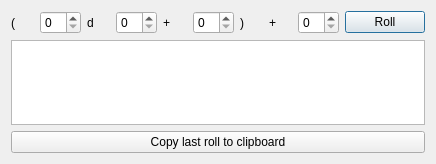
<?xml version="1.0" encoding="UTF-8"?>
<ui version="4.0">
 <class>ManualDiceRoller</class>
 <widget class="QDialog" name="ManualDiceRoller">
  <property name="geometry">
   <rect>
    <x>0</x>
    <y>0</y>
    <width>436</width>
    <height>164</height>
   </rect>
  </property>
  <property name="windowTitle">
   <string>Dialog</string>
  </property>
  <layout class="QVBoxLayout" name="verticalLayout">
   <item>
    <layout class="QHBoxLayout" name="horizontalLayout">
     <item>
      <widget class="QLabel" name="label_2">
       <property name="text">
        <string>(</string>
       </property>
      </widget>
     </item>
     <item>
      <widget class="QSpinBox" name="spinBoxDiceNum"/>
     </item>
     <item>
      <widget class="QLabel" name="label">
       <property name="text">
        <string>d</string>
       </property>
      </widget>
     </item>
     <item>
      <widget class="QSpinBox" name="spinBoxDiceFaces"/>
     </item>
     <item>
      <widget class="QLabel" name="label_4">
       <property name="text">
        <string>+</string>
       </property>
      </widget>
     </item>
     <item>
      <widget class="QSpinBox" name="spinBoxDiceInvMod"/>
     </item>
     <item>
      <widget class="QLabel" name="label_3">
       <property name="text">
        <string>)</string>
       </property>
      </widget>
     </item>
     <item>
      <widget class="QLabel" name="label_5">
       <property name="text">
        <string>+</string>
       </property>
      </widget>
     </item>
     <item>
      <widget class="QSpinBox" name="spinBoxDiceTotalMod"/>
     </item>
     <item>
      <widget class="QPushButton" name="pushButton">
       <property name="text">
        <string>Roll</string>
       </property>
      </widget>
     </item>
    </layout>
   </item>
   <item>
    <widget class="QPlainTextEdit" name="plainTextEditDiceOutput">
     <property name="textInteractionFlags">
      <set>Qt::TextEditorInteraction</set>
     </property>
    </widget>
   </item>
   <item>
    <widget class="QPushButton" name="pushButton_2">
     <property name="text">
      <string>Copy last roll to clipboard</string>
     </property>
    </widget>
   </item>
  </layout>
 </widget>
 <resources/>
 <connections/>
</ui>
